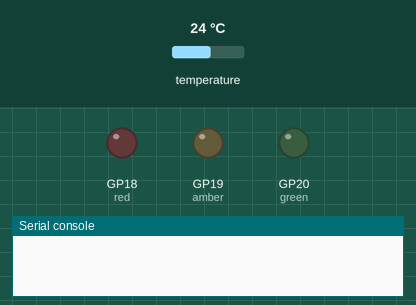
Recording of a program running on a simulated Raspberry Pi Pico running MicroPython. Parts: output pins drawn as LEDs (lit = HIGH), the last lines printed to the serial console. The inputs (shaded band) are chosen by the test bench; at power-on: temperature 24 °C.

Above: at 1.2 s.
1.3 s: temperature set to 22.6 °C
At 7.9 s:
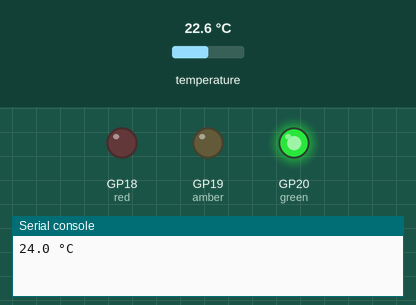
14.8 s: temperature set to 21.4 °C
At 28.6 s:
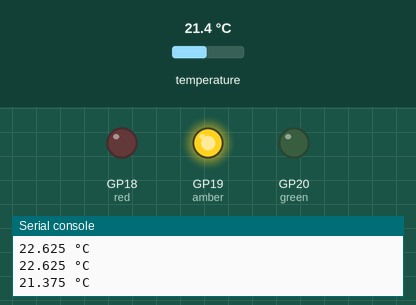
Timing chart, 0 to 30.1 s (numbered marks = the images above; inputs shaded):
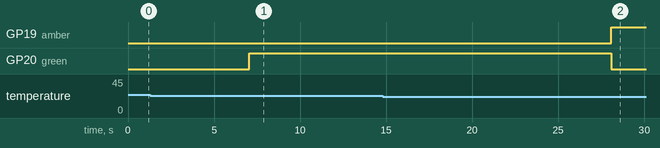

The program:

temperature_led_indicators.py
```python
import onewire, ds18x20, time
from machine import Pin

# Set up LEDs
red = Pin(18, Pin.OUT)
amber = Pin(19, Pin.OUT)
green = Pin(20, Pin.OUT)

# Set up the ds18x20 sensor
SensorPin = Pin(26, Pin.IN)
sensor = ds18x20.DS18X20(onewire.OneWire(SensorPin))
roms = sensor.scan()

while True:
    sensor.convert_temp() # To centigrade
    time.sleep(2)

    for rom in roms:
        reading = sensor.read_temp(rom)
        print(reading, "°C")
        time.sleep(5)

        if reading <= 18:
            red.value(1)
            amber.value(0)
            green.value(0)
        elif 18 < reading < 22:
            red.value(0)
            amber.value(1)
            green.value(0)
        else:
            red.value(0)
            amber.value(0)
            green.value(1)
```

Measured:
- the behaviour switches between 22 and 21.9 °C on temperature (found by bisection; images 1 and 2)
- after the input at 14.8 s, GP19 (amber): LOW → HIGH after 13.3 s; GP20 (green): HIGH → LOW after 13.3 s
